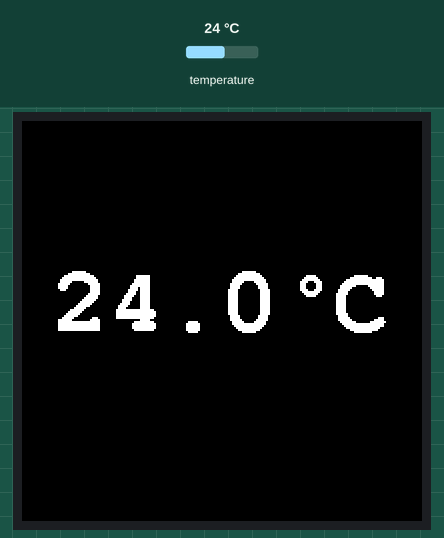
This sketch was run on a simulated ESP8266 (NodeMCU). On the bench: 200×200 colour display. The inputs (shaded band) are chosen by the test bench; at power-on: temperature 24 °C.

Above: at 15.9 s.

The sketch:

DS18B20-1.54_E-Ink.ino
```cpp
#include <OneWire.h>
#include <GxEPD.h>
#include <GxGDEW0154Z04/GxGDEW0154Z04.h>
#include <Fonts/FreeMonoBold24pt7b.h>
#include <GxIO/GxIO_SPI/GxIO_SPI.h>
#include <GxIO/GxIO.h>
#include <DallasTemperature.h>

#define ONE_WIRE_BUS D4

float tempC = 0;

OneWire  oneWire(ONE_WIRE_BUS);
DallasTemperature sensors(&oneWire);
GxIO_Class io(SPI, 15, 4, 5);
GxEPD_Class display(io,  5,  16);

void setup() {
  Serial.begin(9600);
  Serial.println();
  display.init();
  sensors.begin();
}

void loop() {
  sensors.requestTemperatures();
  tempC = sensors.getTempCByIndex(0);
  show(tempC);
  display.update();
  delay(5000);
}

void show(float temperature)
{
  String temperatureString = String(temperature,1);
  const char* name = "FreeMonoBold24pt7b";
  const GFXfont* f = &FreeMonoBold24pt7b;
  uint16_t box_x = 0;
  uint16_t box_y = 0;
  uint16_t box_w = 200;
  uint16_t box_h = 200;
  uint16_t cursor_y = box_y + 16;
  display.setRotation(2);
  display.setFont(f);
  display.setTextColor(GxEPD_WHITE);
  display.fillRect(box_x, box_y, box_w, box_h, GxEPD_BLACK);
  display.setCursor(box_x+15, cursor_y+88);
  display.print(temperature, 1);
  display.print(" ");
  display.fillCircle(144, 82, 5, GxEPD_WHITE);  //Xpos,Ypos,r,Farbe
  display.fillCircle(144, 82, 2, GxEPD_BLACK);  //Xpos,Ypos,r,Farbe
  display.print("C");
  display.updateWindow(box_x, box_y, box_w, box_h, true);
}
```
